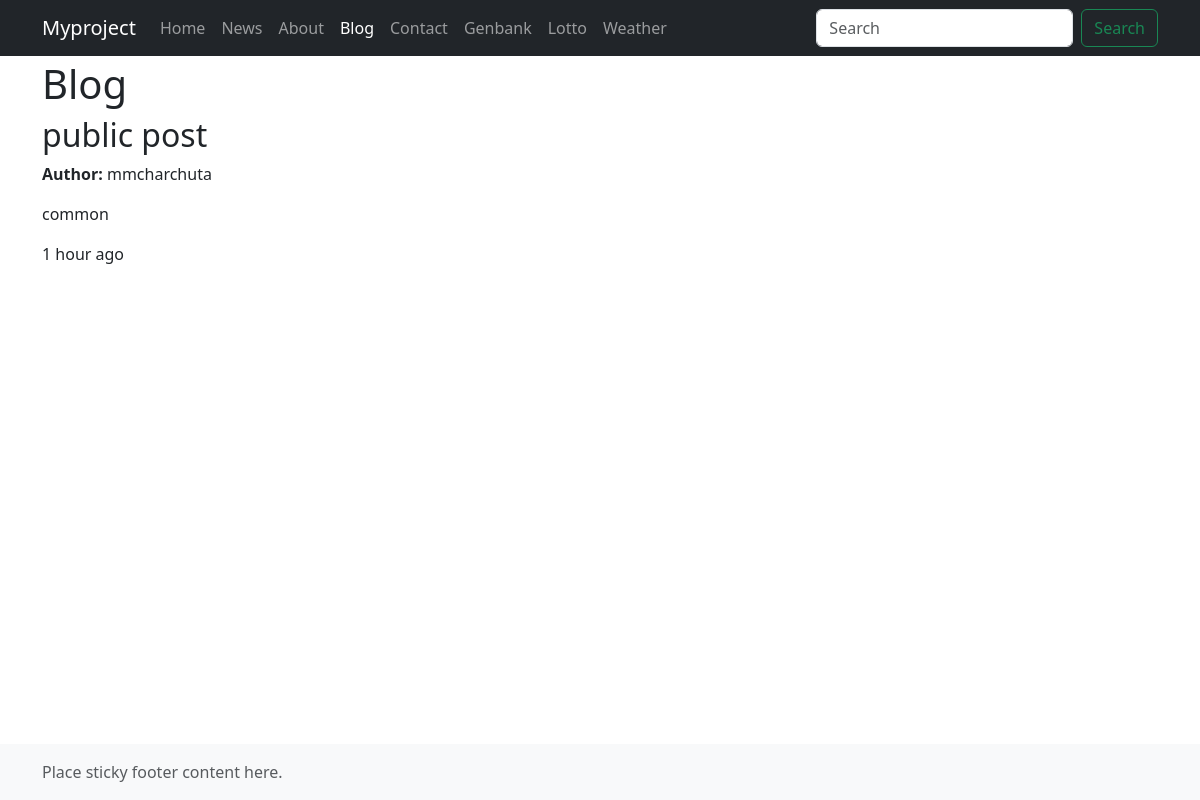
Page /blog/8/ on the committed database.
### blog/models.py (models this page shows, shortened)
class Post(models.Model):
    category = models.ForeignKey(Category, on_delete=models.CASCADE, null=True)
    author = models.ForeignKey(Author, on_delete=models.CASCADE, null=True)  # New field for author
    title = models.CharField(max_length=140)
    body = models.TextField()
    date_create = models.DateTimeField(auto_now_add=True)
    date_update = models.DateTimeField(auto_now=True)
    date_publish = models.DateTimeField(blank=True, null=True)
    is_public = models.BooleanField(default=True)

class Author(models.Model):
    name = models.CharField(max_length=100)
    bio = models.TextField(blank=True)

### blog/views.py (the view)
# urls.py: path('<int:post_id>/', views.post_detail_view, name='post_detail_view'),
def post_detail_view(request, post_id):
    post = get_object_or_404(Post, id=post_id)
    context = {
        'object': post,
        'author': post.author,
    }
    return render(request, 'blog/post_detail.html', context)

### blog/templates/blog/post_detail.html (shortened to what this page needs)
{% extends 'myapp/base.html' %}
{% block nav-link-blog %}active{% endblock %}
{% block content %}
  <h1>Blog</h1>
    <h2>{{ object.title }}</h2>
    <p><strong>Author:</strong> {{ author.name }}</p>
    <p>{{ object.body }}</p>
    <p>{{ object.date_update|timesince }} ago</p>
{% endblock %}

### rows in the picture
Post: title "public post", body "common", date_update "1 hour"
Author: name "mmcharchuta"
